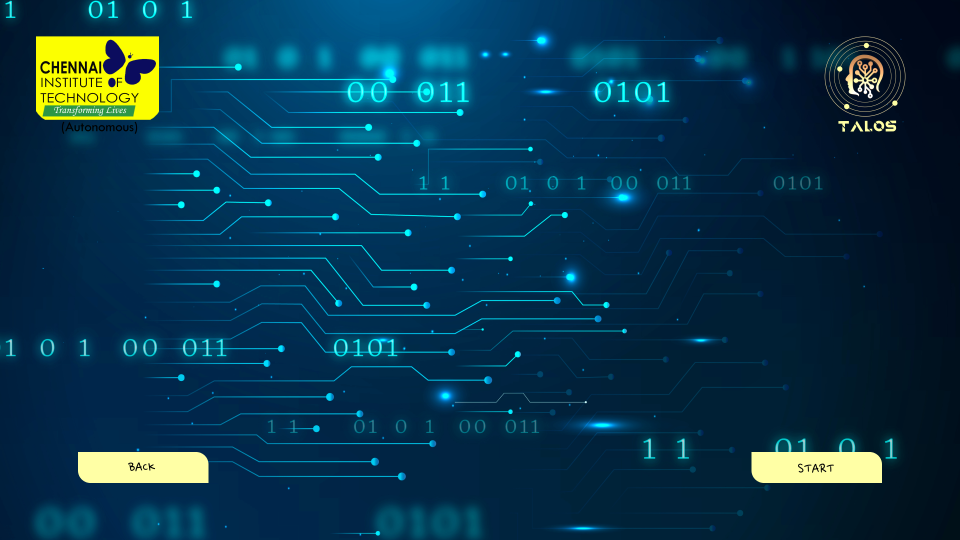
#> input picture systemfiles/export.png, 1920 x 1080 px (shown at 1/2 size)
$ python crop.py
#> lines starting #> are read from the running program, lines starting #| are printed output that depends on the picture
import cv2
im = cv2.imread("export.png")
#> im is the input picture: shape (1080, 1920, 3); mean B, G, R 75.6, 52.3, 8.6
crop = im[580:580+33, 980:980+763]
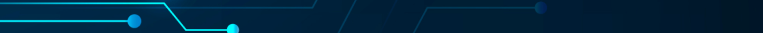
#> crop: shape (33, 763, 3); mean B, G, R 64.3, 39.3, 0.1
cv2.imwrite("footer.png", crop)

$ run again, with systemfiles/3rd_page.png copied over systemfiles/export.png
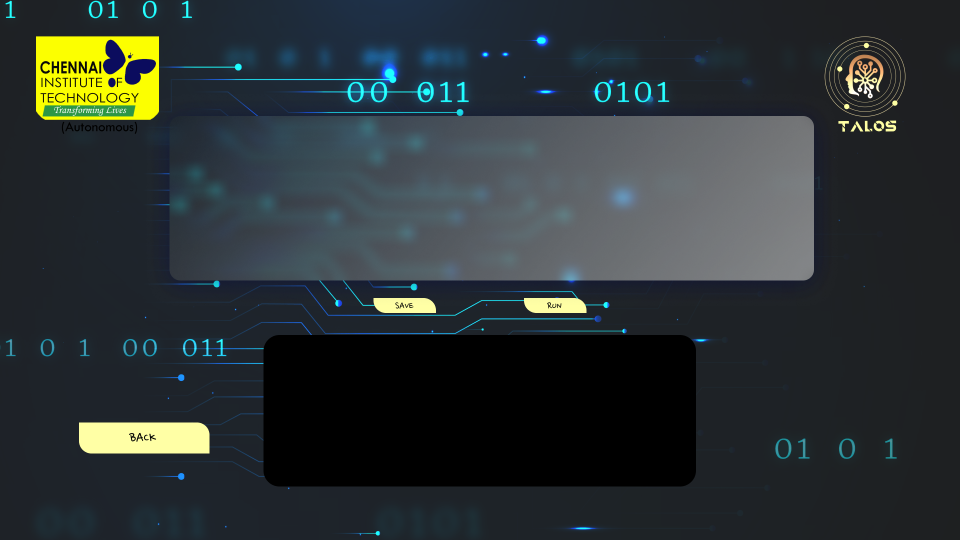
#> input picture systemfiles/3rd_page.png, 1920 x 1080 px (shown at 1/2 size)
#> im is the input picture: shape (1080, 1920, 3); mean B, G, R 52, 50.6, 43.3
#> `crop = im[580:580+33, 980:980+763]`:
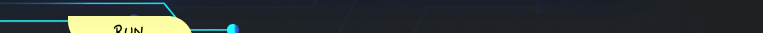
#> crop: shape (33, 763, 3); mean B, G, R 53.6, 53.5, 46.3
